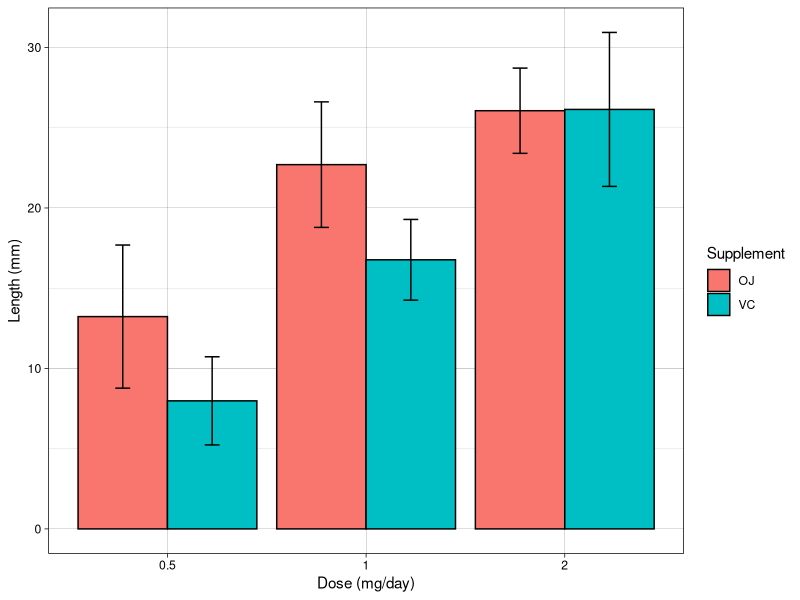
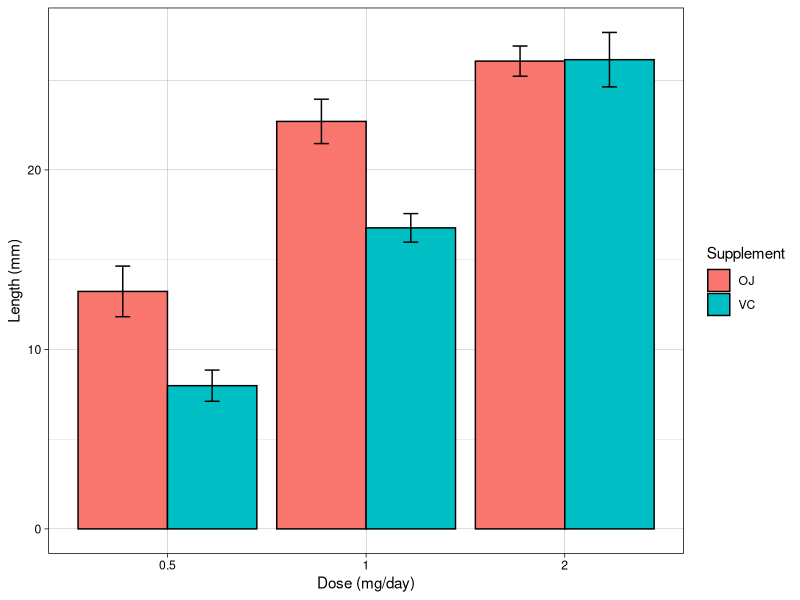
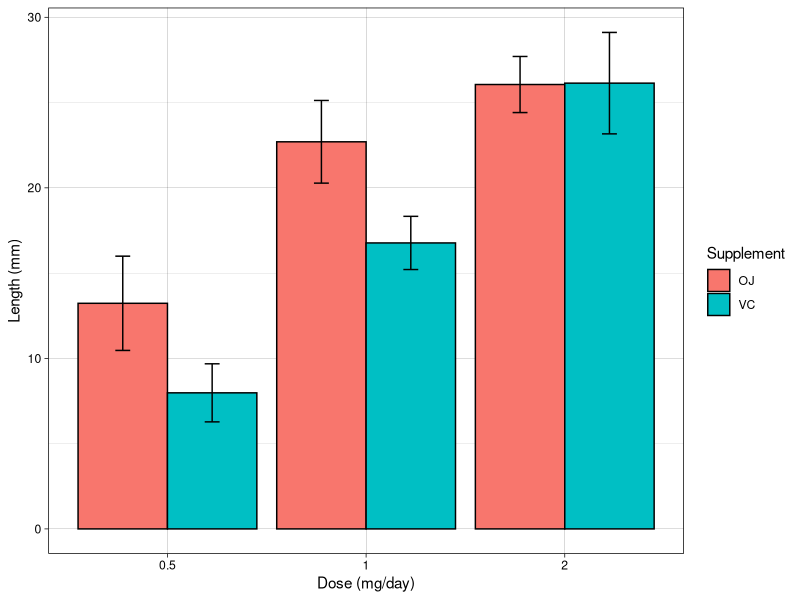
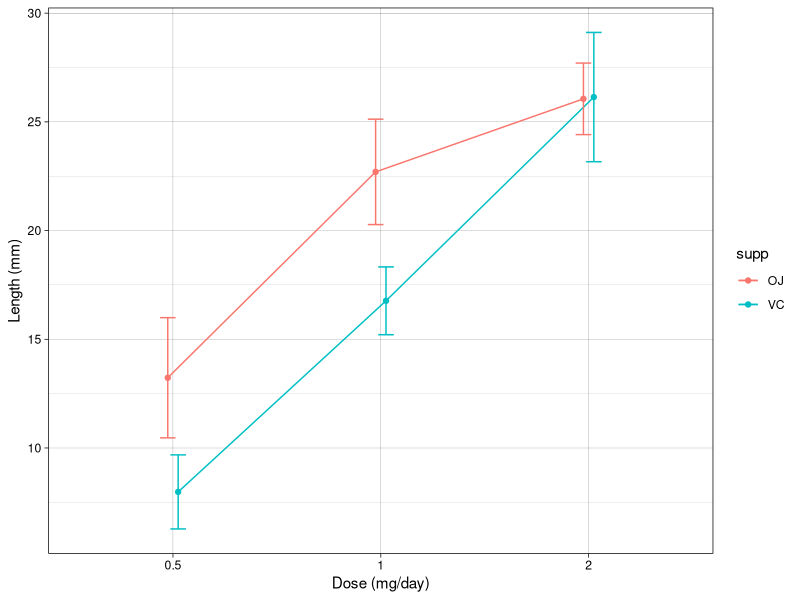
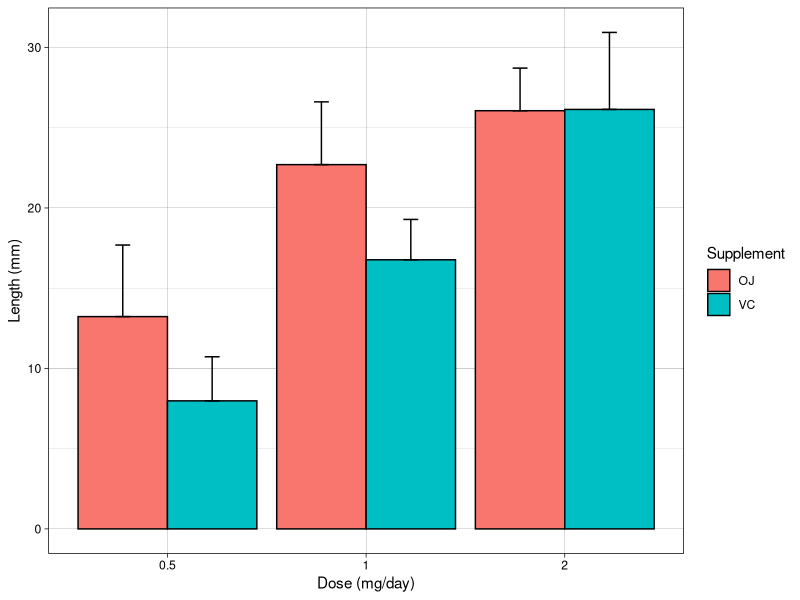
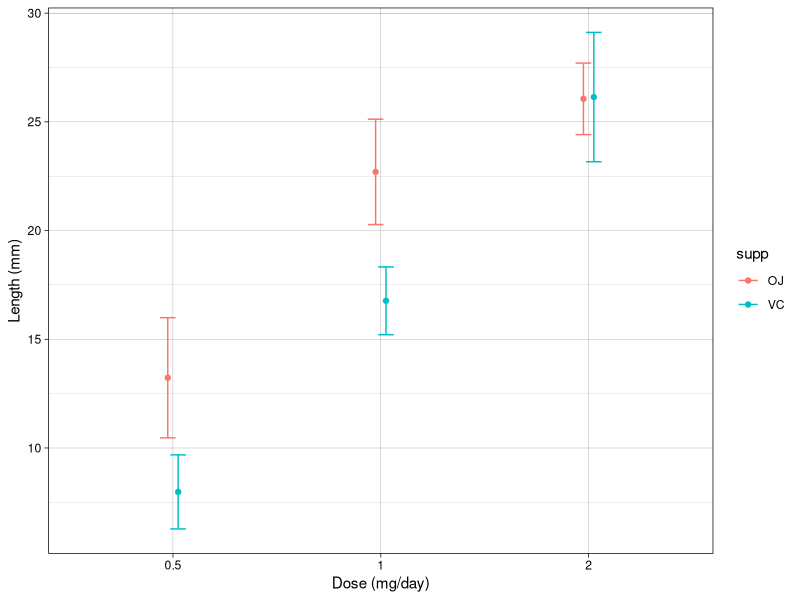

Generate these figures, in order, with R:
# Simple Error Bar v.1.0
# Simple error bar for common data visualization for life science

# Forewords
## This is a "cookbook" or "recipe" for visualizing the uncertainties in data,
## represented by the error bar. We will delve into into most used and common
## data visualization in life science and the type of error bar they used.
## --fabifuu, 2021

# Library used
library(dplyr)
library(ggplot2)
library(tidyr)

# Data source
## Simple experimental data with ToothGrowth data set
## Note that this data is already TIDY
##    len: length of tooth in mm
##    supp: type of supplement (VC: pure Vitamin C, OJ: orange juice)
##    dose: dose in mg/day
tg <- ToothGrowth
tg

## Check data type
### This is the "long" way to check each data in a column.
### Extract column, then check the class of data in each column
len <- tg[,1]
supp <- tg[,2]
dose <- tg[,3]
class(len) 
class(supp) 
class(dose)

### For shorter way, use str()
str(tg)

# Descriptive Summary using dplyr

## Grouping data by type of supplement
### However, this is not suitable for our analysis since we have different dosage
tg_supp <- group_by(tg, supp) %>%
   summarise(
      mean = mean(len),
      count = n(),
      median = median(len),
      min = min(len),
      '25%'= quantile(len, probs = 0.25),
      '50%' = quantile(len, probs = 0.5),
      '75%' = quantile(len, probs = 0.75),
      max = max(len),
      std = sd(len)
   )
tg_supp

## Grouping data by type of supplement AND dose
### This is what we want. Please note the use of DOUBLE pipe operator.
### (See "Tidy and Descriptive" for more information)
tg_desc <- 
   tg %>%
   group_by(dose, supp) %>%
   summarise(
      mean = mean(len),
      count = n(),
      median = median(len),
      min = min(len),
      '25%'= quantile(len, probs = 0.25),
      '50%' = quantile(len, probs = 0.5),
      '75%' = quantile(len, probs = 0.75),
      max = max(len),
      std = sd(len), #standard deviation
      sem = sd(len)/sqrt(n()), #standard error of mean
      ci = 1.96*sd(len)/sqrt(n()) #confidence interval 95%
   )
tg_desc

## Convert "dose" into factor variable
### Even though dose is number, we would like treat it like a condition group
### (and indeed, it is an experimental condition).
tg_desc$dose = as.factor(tg_desc$dose)
tg_desc

# Bar Plot with Double Error Bar
### Standard deviation: +/- std in y-axis in the aes of geom_errorbar
ggplot(
   data = tg_desc,
   aes(
      x = dose,
      y = mean,
      fill = supp)) +
   geom_bar(
      stat = "identity",
      color = "black",
      position = position_dodge()) +
   geom_errorbar(
      aes(
         ymin = mean - std,
         ymax = mean + std),
      width = 0.15,
      position=position_dodge(0.9)) +
   theme_linedraw() +
   labs(
      x = "Dose (mg/day)",
      y = "Length (mm)",
      fill = "Supplement")

### Standard error: +/- sem in y-axis in the aes of geom_errorbar
ggplot(
   data = tg_desc,
   aes(
      x = dose,
      y = mean,
      fill = supp)) +
   geom_bar(
      stat = "identity",
      color = "black",
      position = position_dodge()) +
   geom_errorbar(
      aes(
         ymin = mean - sem,
         ymax = mean + sem),
      width = 0.15,
      position=position_dodge(0.9)) +
   theme_linedraw() +
   labs(
      x = "Dose (mg/day)",
      y = "Length (mm)",
      fill = "Supplement")

### Confidence interval 95%: +/- sem in y-axis in the aes of geom_errorbar
ggplot(
   data = tg_desc,
   aes(
      x = dose,
      y = mean,
      fill = supp)) +
   geom_bar(
      stat = "identity",
      color = "black",
      position = position_dodge()) +
   geom_errorbar(
      aes(
         ymin = mean - ci,
         ymax = mean + ci),
      width = 0.15,
      position=position_dodge(0.9)) +
   theme_linedraw() +
   labs(
      x = "Dose (mg/day)",
      y = "Length (mm)",
      fill = "Supplement")

# Line graph with error bar
### This example use confidence interval 95%
ggplot(
   data = tg_desc,
   aes(
      x = dose,
      y = mean,
      colour = supp,
      group = supp)) +
   geom_line(
      position = position_dodge(0.1)) +
   geom_point(
      position = position_dodge(0.1)) +
   geom_errorbar(
      aes(
         ymax = mean + ci,
         ymin = mean - ci),
      width = 0.15,
      position = position_dodge(0.1)) +
   theme_linedraw() +
   labs(
      x = "Dose (mg/day)",
      y = "Length (mm)",
      fill = "Supplement")

# Bar Plot with Single Error Bar
### Just change ymin = mean, without minus ci.
ggplot(
   data = tg_desc,
   aes(
      x = dose,
      y = mean,
      fill = supp)) +
   geom_bar(
      stat = "identity",
      color = "black",
      position = position_dodge()) +
   geom_errorbar(
      aes(
         ymin = mean,
         ymax = mean + std),
      width = 0.15,
      position=position_dodge(0.9)) +
   theme_linedraw() +
   labs(
      x = "Dose (mg/day)",
      y = "Length (mm)",
      fill = "Supplement")

# Dot plot with Error Bar
### Suitable for x-axis that doesn't represent continuity
ggplot(
   data = tg_desc,
   aes(
      x = dose,
      y = mean,
      colour = supp)) +
   geom_point(
      position = position_dodge(0.1)) +
   geom_errorbar(
      aes(
         ymax = mean + ci,
         ymin = mean - ci),
      width = 0.15,
      position = position_dodge(0.1)) +
   theme_linedraw() +
   labs(
      x = "Dose (mg/day)",
      y = "Length (mm)",
      fill = "Supplement")

# Faceting with slightly complex data